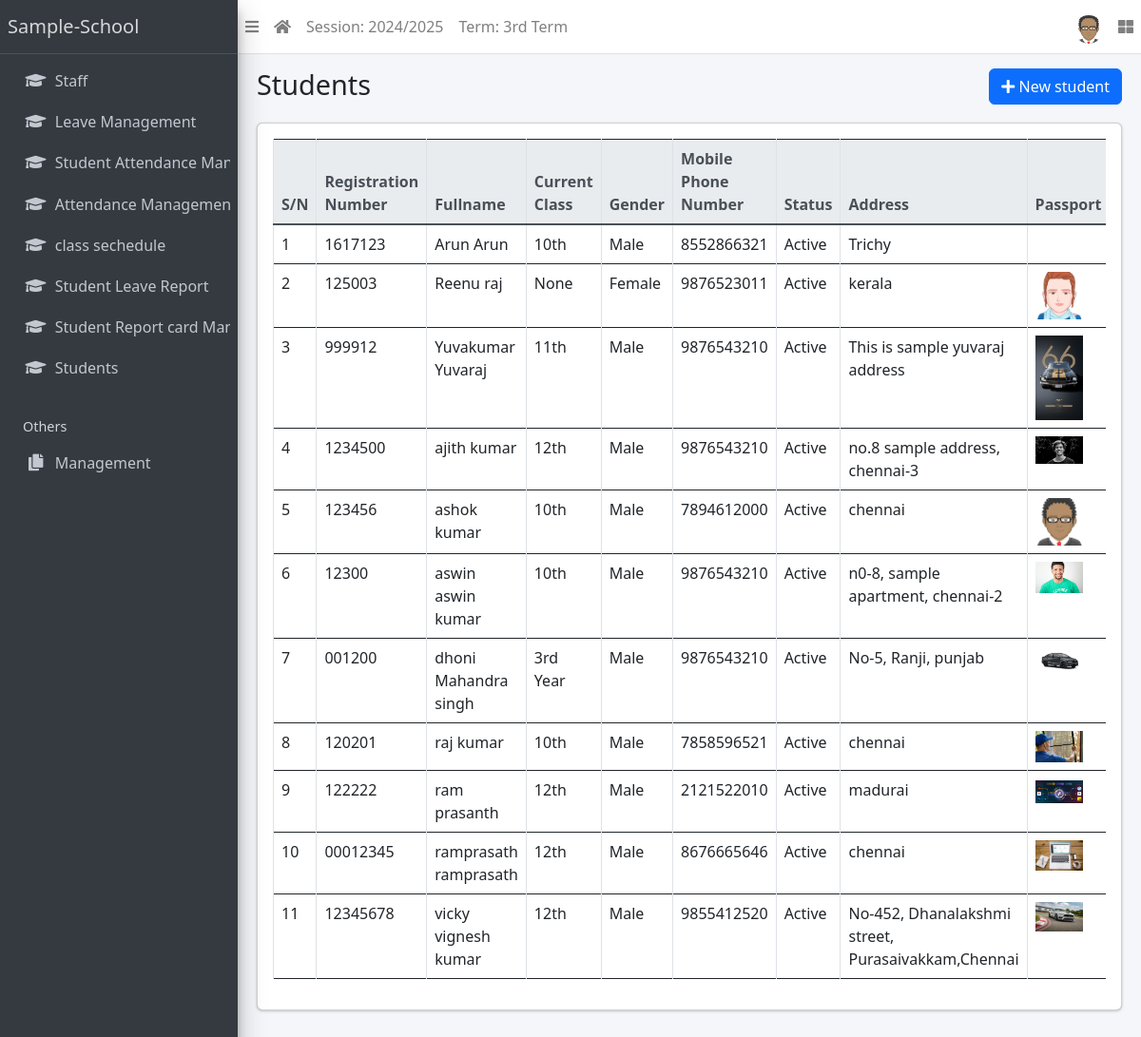
The page /student/list (signed in) on the database its author committed.
### apps/corecode/models.py (models this page shows, shortened)
class AcademicSession(models.Model):
    name = models.CharField(max_length=200, unique=True)
    current = models.BooleanField(default=True)
    class Meta:
        ordering = ["-name"]

class AcademicTerm(models.Model):
    name = models.CharField(max_length=20, unique=True)
    current = models.BooleanField(default=True)
    class Meta:
        ordering = ["name"]

class StudentClass(models.Model):
    name = models.CharField(max_length=200, unique=True)
    class Meta:
        verbose_name = "Class"
        verbose_name_plural = "Classes"
        ordering = ["name"]
    def __str__(self):
        return self.name

### apps/students/models.py (models this page shows, shortened)
class Student(models.Model):
    STATUS_CHOICES = [("active", "Active"), ("inactive", "Inactive")]
    GENDER_CHOICES = [("male", "Male"), ("female", "Female")]
    current_status = models.CharField(
        max_length=10, choices=STATUS_CHOICES, default="active"
    )
    registration_number = models.CharField(max_length=200, unique=True)
    surname = models.CharField(max_length=200)
    firstname = models.CharField(max_length=200)
    other_name = models.CharField(max_length=200, blank=True)
    gender = models.CharField(max_length=10, choices=GENDER_CHOICES, default="male")
    date_of_birth = models.DateField(default=timezone.now)
    current_class = models.ForeignKey(
        StudentClass, on_delete=models.SET_NULL, blank=True, null=True
    )
    date_of_admission = models.DateField(default=timezone.now)
    mobile_num_regex = RegexValidator(
        regex="^[0-9]{10,15}$", message="Entered mobile number isn't in a right format!"
    )
    parent_mobile_number = models.CharField(
        validators=[mobile_num_regex], max_length=13, blank=True
    )
    address = models.TextField(blank=True)
    others = models.TextField(blank=True)
    passport = models.ImageField(blank=True, upload_to="students/passports/")
    class Meta:
        ordering = ["surname", "firstname", "other_name"]

### apps/students/views.py (the view)
# urls.py: path("list", StudentListView.as_view(), name="student-list"),
class StudentListView(LoginRequiredMixin, ListView):
    model = Student
    template_name = "students/student_list.html"
    context_object_name = 'students'
    def get_queryset(self):
        queryset = super().get_queryset()
        return queryset

### apps/corecode/context_processors.py (called while the page is built)
def site_defaults(request):
    current_session = AcademicSession.objects.get(current=True)
    current_term = AcademicTerm.objects.get(current=True)
    vals = SiteConfig.objects.all()
    contexts = {
        "current_session": current_session.name,
        "current_term": current_term.name,
    }
    for val in vals:
        contexts[val.key] = val.value
    return contexts

### apps/corecode/templatetags/role_tags.py (called while the page is built)
@register.filter
def is_role(user, role_name):
    try:
        return user.userprofile.role == role_name
    except:
        return False

### apps/students/templates/students/student_list.html (shortened to what this page needs)
{% extends 'base.html' %}
{% load static %}
{% block title %}Students{% endblock title %}
{% block breadcrumb %}
<a class="btn btn-primary" href="{% url 'student-create' %}"><i class="fas fa-plus"></i> New student</a>
{% endblock breadcrumb %}
{% block content %}
  <div class="table-responsive">
    <table id="studenttable" class="table table-bordered table-hover" data-page-length='100'>
      <thead class="thead-light">
        <tr>
          <th>S/N</th>
          <th>Registration Number</th>
          <th>Fullname</th>
          <th>Current Class</th>
          <th>Gender</th>
          <th>Mobile Phone Number</th>
          <th>Status</th>
          <th>Address</th>
          <th>Passport</th>
        </tr>
      </thead>
      <tbody>
        {% for student in students %}
          <tr class='clickable-row' data-href="{% url 'student-detail' student.id %}">
            <td>{{ forloop.counter }}</td>
            <td>{{ student.registration_number }}</td>
            <td>{{ student.surname }} {{ student.firstname }} {{ student.other_name }}</td>
            <td>{{ student.current_class }}</td>
            <td>{{ student.get_gender_display }}</td>
            <td>{{ student.parent_mobile_number }}</td>
            <td>{{ student.get_current_status_display }}</td>
            <td>{{ student.address }}</td>
            <td>
              {% if student.passport %}
                <img src="{{ student.passport.url }}" alt="{{ student.fullname }}" style="width: 50px; height: auto;">
              {% else %}
                <img src="{% static 'dist/img/avatar.png' %}" alt="Default Avatar" style="width: 50px; height: auto;">
              {% endif %}
            </td>
          </tr>
        {% endfor %}
      </tbody>
    </table>
  </div>
{% endblock content %}

### templates/base.html (shortened to what this page needs)
{% load static %}
{% load role_tags %}
<!DOCTYPE html>
<html lang="en">
<head>
  <link rel='stylesheet' href='https://cdn.jsdelivr.net/npm/bootstrap@5.0.1/dist/css/bootstrap.min.css'>
  <link rel='stylesheet' href='https://cdn.jsdelivr.net/npm/bootstrap@4.5.0/dist/css/bootstrap.min.css'>
  <link rel='stylesheet' href='https://cdn.jsdelivr.net/npm/bootstrap@4.4.1/dist/css/bootstrap.min.css'>
  <link rel="stylesheet" href="{% static 'plugins/fontawesome-free/css/all.min.css' %}">
  <link rel="stylesheet" href="{% static 'plugins/toastr/toastr.min.css' %}">
  <link rel="stylesheet" href="https://cdnjs.cloudflare.com/ajax/libs/font-awesome/5.15.3/css/all.min.css">
  <link rel="stylesheet"
    href="{% static 'plugins/overlayScrollbars/css/OverlayScrollbars.min.css' %}">
  <link rel="stylesheet" href="{% static 'plugins/Datatables/datatables.min.css' %}" />
  <link rel="stylesheet" href="{% static 'dist/css/adminlte.min.css' %}">
</head>
  <link rel="stylesheet" href="https://cdnjs.cloudflare.com/ajax/libs/font-awesome/5.15.4/css/all.min.css">
  <link rel="stylesheet" href="https://stackpath.bootstrapcdn.com/bootstrap/5.3.0/css/bootstrap.min.css">
</head>
<body
  class="hold-transition sidebar-mini layout-fixed layout-navbar-fixed layout-footer-fixed">
  <div class="wrapper">
    <nav class="main-header navbar navbar-expand navbar-white navbar-light">
      <ul class="navbar-nav">
        <li class="nav-item">
          <a class="nav-link" data-widget="pushmenu" href="#" role="button"><i
              class="fas fa-bars"></i></a>
        </li>
        <li class="nav-item d-none d-sm-inline-block">
          <a href="{% url 'home' %} " class="nav-link"><i class="fa fa-home"></i></a>
        </li>
        <li class="nav-item d-none d-sm-inline-block">
          <a href="{% url 'current-session' %}" class="nav-link">Session: {{ current_session }}</a>
        </li>
        <li class="nav-item d-none d-sm-inline-block">
          <a href="{% url 'current-session' %}" class="nav-link">Term: {{ current_term }}</a>
        </li>
      </ul>
      <ul class="navbar-nav ml-auto">
        <li class="nav-item dropdown">
          <a class="nav-link" data-toggle="dropdown" href="#">
            {% if user.profile.profile_picture %}
                <img src="{{ user.profile.profile_picture.url }}" class="rounded-circle" alt="Profile Image" width="30" height="30">
            {% else %}
                <img src="{% static 'dist/img/avatar.png' %}" alt="Default Profile Picture"
                class="rounded-circle" alt="Profile Image" width="30" height="30">
            {% endif %}
        </a>
        </li>
        <li class="nav-item">
          <a class="nav-link" data-widget="control-sidebar" data-slide="true"
            href="#" role="button"><i class="fas fa-th-large"></i></a>
        </li>
      </ul>
    </nav>
    <aside class="main-sidebar sidebar-dark-primary elevation-4">
      <a href="{% url 'home' %}" class="brand-link">{{ School_name | default:"Sample-School" }}</a>
      <div class="sidebar">
        <nav class="mt-2">
          <ul class="nav nav-pills nav-sidebar flex-column"
          data-widget="treeview" role="menu" data-accordion="false">
          {% if user|is_role:"student" %}
          <!-- <li class="nav-item">
          <a href="{% url 'student-list' %}" class="nav-link">
          <i class="nav-icon fas fa-graduation-cap"></i>
          <p>Students</p>
          </a>
          </li> -->
          <li class="nav-item">
            <a href="{% url 'student-data' %}" class="nav-link">
              <i class="nav-icon fas fa-graduation-cap"></i>
              <p>
                Students
              </p>
            </a>
          </li>
          <li class="nav-item">
            <a href="{% url 'student-attendance' %}" class="nav-link">
              <i class="nav-icon fas fa-graduation-cap"></i>
              <p>
                Leave Management
              </p>
            </a>
          </li>
          <li class="nav-item">
            <a href="{% url 'student-attendance-report' %}" class="nav-link">
              <i class="nav-icon fas fa-graduation-cap"></i>
              <p>
                Attendance Management
              </p>
            </a>
          </li>
          <li class="nav-item">
            <a href="{% url 'student-report-card' %}" class="nav-link">
              <i class="nav-icon fas fa-graduation-cap"></i>
              <p>
                Report Card
              </p>
            </a>
          </li>
          {% elif user|is_role:"teacher" %}
          <li class="nav-item">
            <a href="{% url 'staff-data' %}" class="nav-link">
              <i class="nav-icon fas fa-graduation-cap"></i>
              <p>
                Staff
              </p>
            </a>
          </li>
          <li class="nav-item">
            <a href="{% url 'staff-attendance' %}" class="nav-link">
              <i class="nav-icon fas fa-graduation-cap"></i>
              <p>
                Leave Management
              </p>
            </a>
          </li>
          <li class="nav-item">
            <a href="{% url 'staff-attendance-list' %}" class="nav-link">
              <i class="nav-icon fas fa-graduation-cap"></i>
              <p>
                Student Attendance Management
              </p>
            </a>
          </li>
          <li class="nav-item">
            <a href="{% url 'staff-attendance-view' %}" class="nav-link">
              <i class="nav-icon fas fa-graduation-cap"></i>
              <p>
                Attendance Management
              </p>
            </a>
          </li>
          <li class="nav-item">
            <a href="{% url 'staff-class-sechedule' %}" class="nav-link">
              <i class="nav-icon fas fa-graduation-cap"></i>
              <p>
               class sechedule
              </p>
            </a>
          </li>
          <li class="nav-item">
            <a href="{% url 'staff-student-leave-report' %}" class="nav-link">
              <i class="nav-icon fas fa-graduation-cap"></i>
              <p>
               Student Leave Report
              </p>
            </a>
          </li>
          <li class="nav-item">
            <a href="{% url 'staff-reportcard-list' %}" class="nav-link">
              <i class="nav-icon fas fa-graduation-cap"></i>
              <p>
                Student Report card Management
              </p>
            </a>
          </li>
          <li class="nav-item">
            <a href="{% url 'student-list' %}" class="nav-link">
            <i class="nav-icon fas fa-graduation-cap"></i>
            <p>Students</p>
            </a>
            </li>
          <li class="nav-header">Others</li>
          <li class="nav-item has-treeview">
          <a href="#" class="nav-link">
          <i class="nav-icon fas fa-copy"></i>
          <p>Management </p>
          </a>
          </li>
          {% endif %}
          </ul>
        </nav>
      </div>
    </aside>
    <div class="content-wrapper">
      <section class="content-header">
        <div class="container-fluid">
          <div class="row mb-1">
            <div class="col-sm-8">
              <h1>{% block title %}{% endblock title %}</h1>
            </div>
            <div class="col-sm-4">
              <ol class="breadcrumb float-sm-right">
                <li class="breadcrumb-item">{% block breadcrumb %}{% endblock breadcrumb %}</li>
              </ol>
            </div>
          </div>
        </div>
      </section>
      <section class="content">
        <div class="container-fluid">
          <div class="row">
            <div class="col-md-12">
              {% block fullcard %}
              <div class="card">
                <div class="card-body">
                  <div class="row">
                    <div class="col">
                      {% block content %}
                      {% endblock content %}
                    </div>
                  </div>
                </div>
              </div>
              {% endblock fullcard %}
            </div>
          </div>
        </div>
      </section>
    </div>
  </div>
</body>
</html>

### rows shown on the page
AcademicSession: name "2024/2025"
AcademicTerm: name "3rd Term"
Student: registration_number "1617123", surname "Arun", firstname "Arun", current_class "10th", gender "Male", parent_mobile_number "8552866321", current_status "Active", address "Trichy"
Student: registration_number "125003", surname "Reenu", firstname "raj", current_class "None", gender "Female", parent_mobile_number "9876523011", current_status "Active", address "kerala", passport (picture)
Student: registration_number "999912", surname "Yuvakumar", firstname "Yuvaraj", current_class "11th", gender "Male", parent_mobile_number "9876543210", current_status "Active", address "This is sample yuvaraj address", passport (picture)
Student: registration_number "1234500", surname "ajith", firstname "kumar", current_class "12th", gender "Male", parent_mobile_number "9876543210", current_status "Active", address "no.8 sample address, chennai-3", passport (picture)
Student: registration_number "123456", surname "ashok", firstname "kumar", current_class "10th", gender "Male", parent_mobile_number "7894612000", current_status "Active", address "chennai"
Student: registration_number "12300", surname "aswin", firstname "aswin", other_name "kumar", current_class "10th", gender "Male", parent_mobile_number "9876543210", current_status "Active", address "n0-8, sample apartment, chennai-2", passport (picture)
Student: registration_number "001200", surname "dhoni", firstname "Mahandra", other_name "singh", current_class "3rd Year", gender "Male", parent_mobile_number "9876543210", current_status "Active", address "No-5, Ranji, punjab", passport (picture)
Student: registration_number "120201", surname "raj", firstname "kumar", current_class "10th", gender "Male", parent_mobile_number "7858596521", current_status "Active", address "chennai", passport (picture)
Student: registration_number "122222", surname "ram", firstname "prasanth", current_class "12th", gender "Male", parent_mobile_number "2121522010", current_status "Active", address "madurai", passport (picture)
Student: registration_number "00012345", surname "ramprasath", firstname "ramprasath", current_class "12th", gender "Male", parent_mobile_number "8676665646", current_status "Active", address "chennai", passport (picture)
Student: registration_number "12345678", surname "vicky", firstname "vignesh", other_name "kumar", current_class "12th", gender "Male", parent_mobile_number "9855412520", current_status "Active", address "No-452, Dhanalakshmi street, Purasaivakkam,Chennai", passport (picture)

### other values the page prints
{{ School_name | default:"Sample-School" }} "Sample-School"
